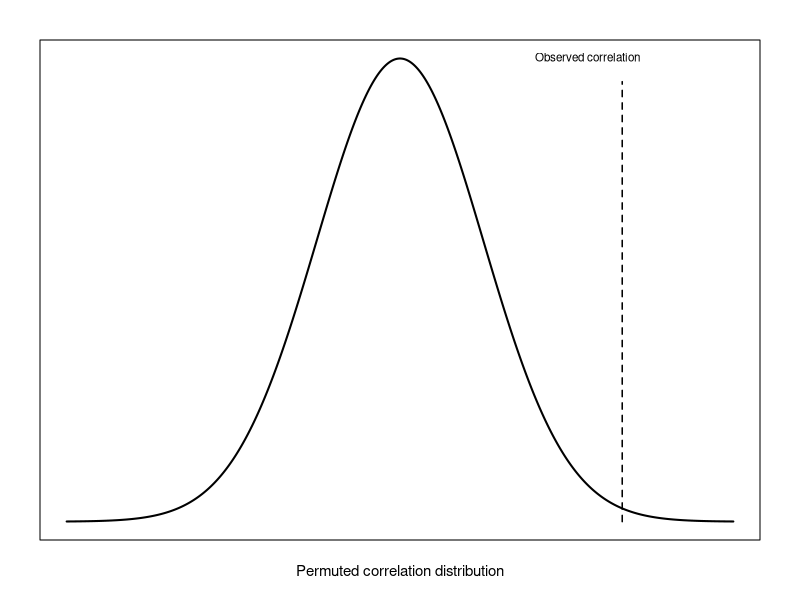

Write R code to recreate this figure.
png("permuted_correlation_distribution.png", width = 5, height = 5, units = "in", res = 300)
par(mar = c(3, 2, 2, 2))
x <- seq(-0.6, 0.6, length.out = 500)
y <- dnorm(x, mean = 0, sd = 0.15)
plot(x, y, type = "l", lwd = 2,
     xlab = "", ylab = "",
     axes = FALSE, frame.plot = TRUE)
mtext("Permuted correlation distribution", side = 1, line = 1, cex = 0.9)
# Observed correlation dashed line - in the tail
obs <- 0.4
segments(obs, 0, obs, max(y) * 0.95, lty = 2, lwd = 1.5)
text(obs + 0.05, max(y) * 1.0, "Observed correlation", pos = 2, cex = 0.7)
dev.off()
